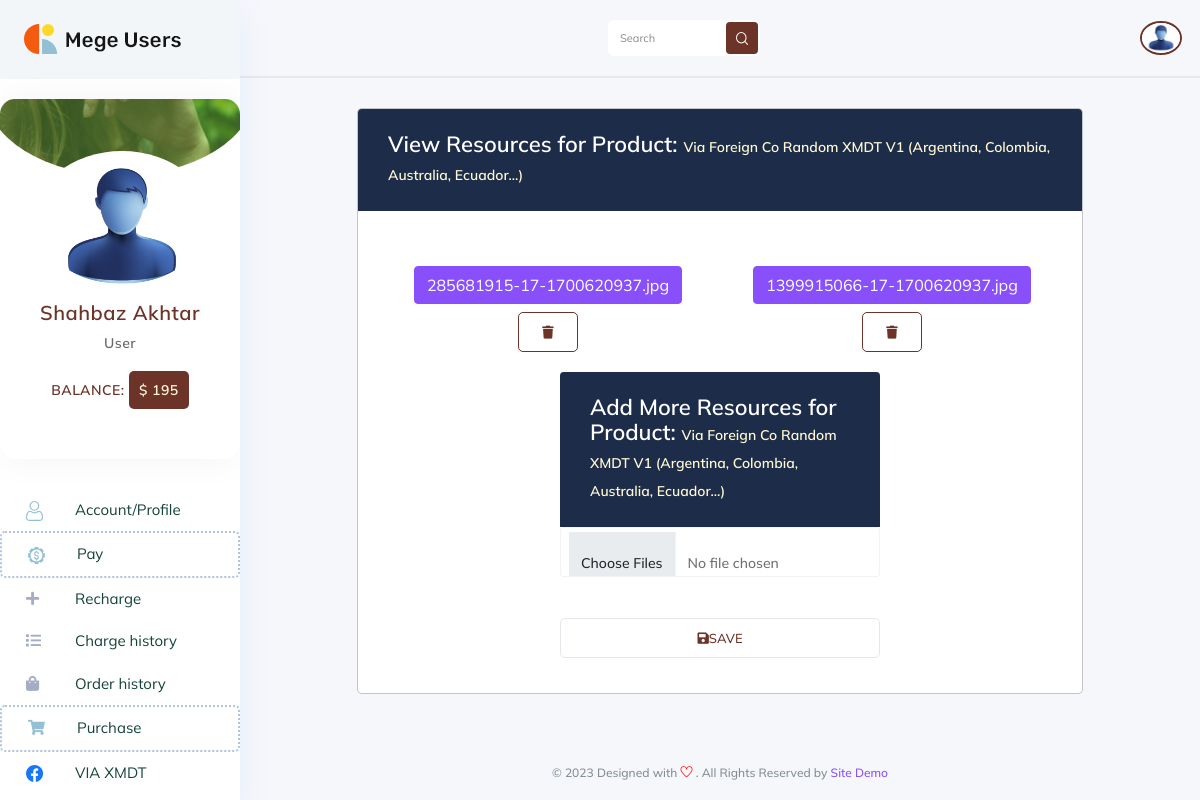
/viewProResources.php?view=17 (signed in), run on the app's committed database.
### tables this page shows
CREATE TABLE `athentication` (
  `id` int(11) NOT NULL,
  `site_name` text NOT NULL,
  `site_logo` text NOT NULL,
  `usdt_address` text NOT NULL,
  `site_notice` text NOT NULL,
  `date` timestamp NOT NULL DEFAULT current_timestamp() ON UPDATE current_timestamp()
);

CREATE TABLE `users` (
  `id` int(11) NOT NULL,
  `name` text NOT NULL,
  `email` varchar(255) NOT NULL,
  `password` text NOT NULL,
  `img` text NOT NULL,
  `phone` text NOT NULL,
  `role` text NOT NULL,
  `status` text NOT NULL,
  `wallet` double NOT NULL,
  `date` timestamp NOT NULL DEFAULT current_timestamp() ON UPDATE current_timestamp()
);

CREATE TABLE `services` (
  `id` int(11) NOT NULL,
  `name` text NOT NULL,
  `img` text NOT NULL,
  `status` text NOT NULL,
  `date` timestamp NOT NULL DEFAULT current_timestamp() ON UPDATE current_timestamp()
);

CREATE TABLE `products` (
  `id` int(11) NOT NULL,
  `name` text NOT NULL,
  `description` text NOT NULL,
  `price` int(11) NOT NULL,
  `stack_qty` int(11) NOT NULL,
  `service_id` int(11) NOT NULL,
  `date` timestamp NOT NULL DEFAULT current_timestamp() ON UPDATE current_timestamp()
);

CREATE TABLE `product_uploads` (
  `id` int(11) NOT NULL,
  `name` text NOT NULL,
  `pro_id` int(11) NOT NULL,
  `email` text NOT NULL,
  `orderid` text NOT NULL,
  `date` timestamp NOT NULL DEFAULT current_timestamp() ON UPDATE current_timestamp()
);

### viewProResources.php (the view, shortened to what the rows shown need)
<?php
include "db/db.php";
$rowpro = mysqli_fetch_array(mysqli_query($db, "SELECT * FROM products WHERE id = '".$_GET['view']."'"));
include "inc/head.php";
?>
    <body class="crm_body_bg">
<?php
include "inc/sidebar.php";
?>
    <section class="main_content dashboard_part large_header_bg">
        <?php
        include "inc/navbar.php";
        ?>
        <div class="main_content_iner overly_inner ">
            <div class="container-fluid">
                <div class="row justify-content-center">
                    <div class="col-sm-10">
                        <div class="modal-content cs_modal">
                            <div class="modal-header theme_bg_1" style="background: #1d2c48!important;">
                                <h5 class="modal-title text_white">
                                    View Resources for Product: <span style="color: #fff8d5;"><?php echo $rowpro['name']; ?></span>
                                </h5>
                            </div>
                            <div class="modal-body">
                                <div class="row">
                                    <?php
                                    $sqlGet = mysqli_query($db, "SELECT * FROM product_uploads WHERE pro_id = '".$_GET['view']."'");
                                    while ($rowGet = mysqli_fetch_array($sqlGet))
                                    {
                                        ?>
                                        <div class="col-sm-6" style="margin-top: 10px; margin-bottom: 10px; padding: 10px;">
                                            <h5 style="color: #000; font-size: 17px; font-weight: 400;" class="text-center">
                                                <a href="uploads/orders/<?php echo $rowGet['name']; ?>" class="btn btn-primary">
                                                    <?php echo $rowGet['name']; ?>
                                                </a>
                                            </h5>
                                            <center>
                                                <a class="btn_2" href="viewProResources.php?view=<?php echo $_GET['view'] ?>&&del=<?php echo $rowGet['id']; ?>">
                                                    <i class="fas fa-trash"></i>
                                                </a>
                                            </center>
                                        </div>
                                        <?php
                                    }
                                    ?>
                                    <div class="col-sm-12">
                                        <div class="row">
                                            <div class="col-sm-6">
                                                <div class="modal-header theme_bg_1" style="background: #1d2c48!important;">
                                                    <h5 class="modal-title text_white">
                                                        Add More Resources for Product: <span style="color: #fff8d5;"><?php echo $rowpro['name']; ?></span>
                                                    </h5>
                                                </div>
                                            </div>
                                        </div>
                                    </div>
                                </div>
                            </div>
                        </div>
                    </div>
                </div>
            </div>
        </div>
        <?php
        include "inc/footer.php";
        ?>
    </section>
<?php
include "inc/js_footer.php";
?>

### inc/sidebar.php (shortened to what the rows shown need)
<nav class="sidebar">
    <div class="logo d-flex justify-content-between">
        <a class="large_logo" href="index.php">
            <img src="img/site/<?php echo $site['site_logo']; ?>" alt>
        </a>
    </div>
    <div class="card custom-card">
        <div class="card-profile">
            <?php
            if ($_SESSION['img'] == "")
            {
                echo '<img src="img/client_img.png" class="rounded-circle">';
            }
            else
            {
                ?>
                <img src="img/users/<?php echo $userCredentials['img']; ?>" class="rounded-circle">
                <?php
            }
            ?>
        </div>
        <div class="text-center profile-details">
            <h4><?php echo $userCredentials['name']; ?></h4>
            <h6><?php echo $userCredentials['role']; ?></h6>
            <?php
            if ($_SESSION['role'] == 'User')
            {
                ?>
                <h6 class="text-uppercase" style="color: #6C3428;">
                    Balance: <span class="stock_qty_shahbaz514">
                        <?php echo "$ ".$userCredentials['wallet']; ?>
                    </span>
                </h6>
            <?php
            }
            ?>
        </div>
    </div>
    <ul id="sidebar_menu">
        <?php
        if ($_SESSION['role'] == 'Admin')
        {
            ?>
            <li class>
                <a href="orders.php" aria-expanded="false">
                    <div class="nav_icon_small">
                        <i class="fas fa-history" style="color: #94c0d4!important;"></i>
                    </div>
                    <div class="nav_title">
                        <span>Orders</span>
                    </div>
                </a>
            </li>
            <li class>
                <a href="payments.php" aria-expanded="false">
                    <div class="nav_icon_small">
                        <i class="fas fa-credit-card" style="color: #94c0d4!important;"></i>
                    </div>
                    <div class="nav_title">
                        <span>Payments</span>
                    </div>
                </a>
            </li>
            <li class>
                <a href="products.php" aria-expanded="false">
                    <div class="nav_icon_small">
                        <i class="fas fa-list-ol" style="color: #94c0d4!important;"></i>
                    </div>
                    <div class="nav_title">
                        <span>Products</span>
                    </div>
                </a>
            </li>
            <li class>
                <a href="accounts.php" aria-expanded="false">
                    <div class="nav_icon_small">
                        <i class="fas fa-list" style="color: #94c0d4!important;"></i>
                    </div>
                    <div class="nav_title">
                        <span>Accounts</span>
                    </div>
                </a>
            </li>
            <li class>
                <a href="services.php" aria-expanded="false">
                    <div class="nav_icon_small">
                        <i class="fas fa-list-alt" style="color: #94c0d4!important;"></i>
                    </div>
                    <div class="nav_title">
                        <span>Services</span>
                    </div>
                </a>
            </li>
            <li class>
                <a href="users.php" aria-expanded="false">
                    <div class="nav_icon_small">
                        <i class="fas fa-users" style="color: #94c0d4!important;"></i>
                    </div>
                    <div class="nav_title">
                        <span>Users</span>
                    </div>
                </a>
            </li>
            <li class>
                <a href="admins.php" aria-expanded="false">
                    <div class="nav_icon_small">
                        <i class="fas fa-users" style="color: #94c0d4!important;"></i>
                    </div>
                    <div class="nav_title">
                        <span>Admins</span>
                    </div>
                </a>
            </li>
            <li class>
                <a href="blogs.php" aria-expanded="false">
                    <div class="nav_icon_small">
                        <i class="fas fa-users" style="color: #94c0d4!important;"></i>
                    </div>
                    <div class="nav_title">
                        <span>QA/Blogs</span>
                    </div>
                </a>
            </li>
            <li class>
                <a href="siteSettings.php" aria-expanded="false">
                    <div class="nav_icon_small">
                        <i class="fas fa-users" style="color: #94c0d4!important;"></i>
                    </div>
                    <div class="nav_title">
                        <span>Site Settings</span>
                    </div>
                </a>
            </li>
            <?php
        }
        else
        {
            ?>
            <?php
            $sql = mysqli_query($db, "SELECT * FROM `services` ORDER by id ASC");
            while ($row = mysqli_fetch_array($sql))
            {
                ?>
                <li class>
                    <a href="shop.php?service=<?php echo $row['id']; ?>">
                        <div class="nav_icon_small">
                            <img src="img/services/<?php echo $row['img']; ?>" alt="img/services/<?php echo $row['name']; ?>">
                        </div>
                        <div class="nav_title">
                            <span>
                                <?php echo $row['name'] ?>
                            </span>
                        </div>
                    </a>
                </li>
                <?php
            }
            ?>
            <?php
        }
        ?>
    </ul>
</nav>

### inc/navbar.php (shortened to what the rows shown need)
<div class="container-fluid g-0">
    <div class="row">
        <div class="col-lg-12 p-0 ">
            <div class="header_iner d-flex justify-content-between align-items-center">
                <div class="header_right d-flex justify-content-between align-items-center">
                    <div class="profile_info">
                        <?php
                        if ($_SESSION['img'] == "")
                        {
                            echo '<img src="img/client_img.png">';
                        }
                        else
                        {
                            ?>
                            <img src="img/users/<?php echo $userCredentials['img']; ?>">
                            <?php
                        }
                        ?>
                    </div>
                </div>
            </div>
        </div>
    </div>
</div>

### inc/footer.php
<div class="footer_part">
    <div class="container-fluid">
        <div class="row">
            <div class="col-sm-12" style="margin-top: 20px;">
                <p class="text-center">
                    &copy; 2023 Designed with
                    <i class="ti-heart" style="color: red;"></i>
                    . All Rights Reserved by
                    <a href="#" class="link-primary" target="_blank">
                        <?php
                        echo $site['site_name'];
                        ?>
                    </a>
                </p>
            </div>
        </div>
    </div>
</div>

### data on the page
athentication: site_logo (picture), site_name "Site Demo"
users: img (picture), name "Shahbaz Akhtar", role "User", wallet "195"
services: img (picture), name "VIA XMDT"
products: name "Via Foreign Co Random XMDT V1 (Argentina, Colombia, Australia, Ecuador...)"
product_uploads: name "285681915-17-1700620937.jpg"
product_uploads: name "1399915066-17-1700620937.jpg"
